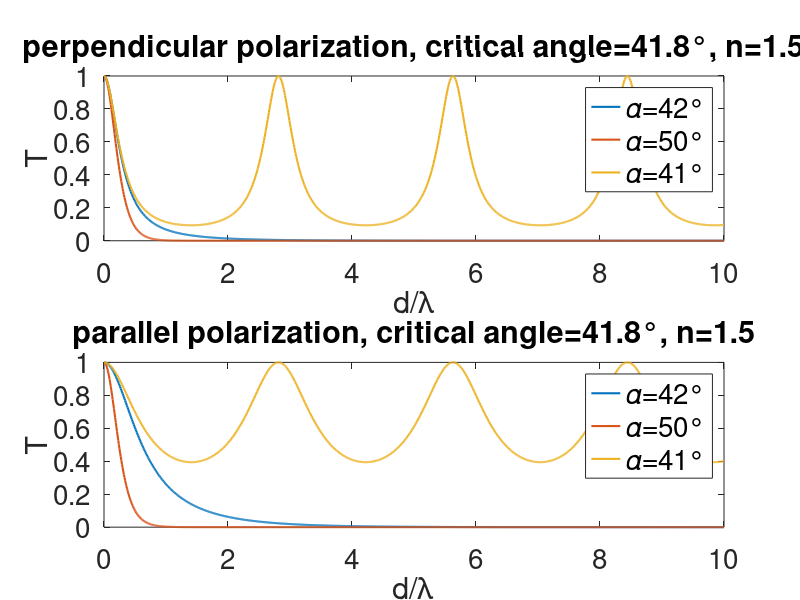

Reproduce this figure in MATLAB.
n = 1.5;
% gap distance in unit of wave lengths.
d = [0:.01:10];

function t = transCoeffPerp(n, cosalpha, coseta, d)
  xi = 2 * pi * coseta * d;
  a = n * n * cosalpha * cosalpha + coseta * coseta;
  a *= a;
  sinhxi = sinh(xi);
  a *= sinhxi * sinhxi;
  b = 4 * n * n * cosalpha * cosalpha * coseta * coseta;
  t = b / (a + b);
endfunction

function t = transCoeffPara(n, cosalpha, coseta, d)
  xi = 2 * pi * coseta * d;
  a = n * n * coseta * coseta + cosalpha * cosalpha;
  a *= a;
  sinhxi = sinh(xi);
  a *= sinhxi * sinhxi;
  b = 4 * n * n * cosalpha * cosalpha * coseta * coseta;
  t = b / (a + b);
endfunction

% critical angle is 41.8deg for n=1.5.
alpha1 = 42.0 * pi / 180;
cosalpha1 = cos(alpha1);
sinalpha1 = sin(alpha1);
coseta1 = sqrt(n * n * sinalpha1 * sinalpha1 - 1);

perp1 = arrayfun(@(x) transCoeffPerp(n, cosalpha1, coseta1, x), d);
para1 = arrayfun(@(x) transCoeffPara(n, cosalpha1, coseta1, x), d);

alpha2 = 50.0 * pi / 180;
cosalpha2 = cos(alpha2);
sinalpha2 = sin(alpha2);
coseta2 = sqrt(n * n * sinalpha2 * sinalpha2 - 1);
perp2 = arrayfun(@(x) transCoeffPerp(n, cosalpha2, coseta2, x), d);
para2 = arrayfun(@(x) transCoeffPara(n, cosalpha2, coseta2, x), d);

alpha3 = 41 * pi / 180;
cosalpha3 = cos(alpha3);
sinalpha3 = sin(alpha3);
coseta3 = sqrt(n * n * sinalpha3 * sinalpha3 - 1);
perp3 = arrayfun(@(x) transCoeffPerp(n, cosalpha3, coseta3, x), d);
para3 = arrayfun(@(x) transCoeffPara(n, cosalpha3, coseta3, x), d);

subplot(2, 1, 1);
plot(d, perp1, 'linewidth', 1.5, d, perp2, 'linewidth', 1.5, d, perp3, 'linewidth', 1.5);
title('perpendicular polarization, critical angle=41.8\deg, n=1.5');
set(gca, 'fontsize', 20);
xlabel("d/λ");
ylabel("T");
h = legend('𝛼=42\deg', '𝛼=50\deg', '𝛼=41\deg');
set(h, "fontsize", 20);
hold on;

subplot(2, 1, 2);
plot(d, para1, 'linewidth', 1.5, d, para2, 'linewidth', 1.5, d, para3, 'linewidth', 1.5);
title('parallel polarization, critical angle=41.8\deg, n=1.5');
set(gca, 'fontsize', 20);
xlabel("d/λ");
ylabel("T");
h = legend('𝛼=42\deg', '𝛼=50\deg', '𝛼=41\deg');
set(h, "fontsize", 20);
